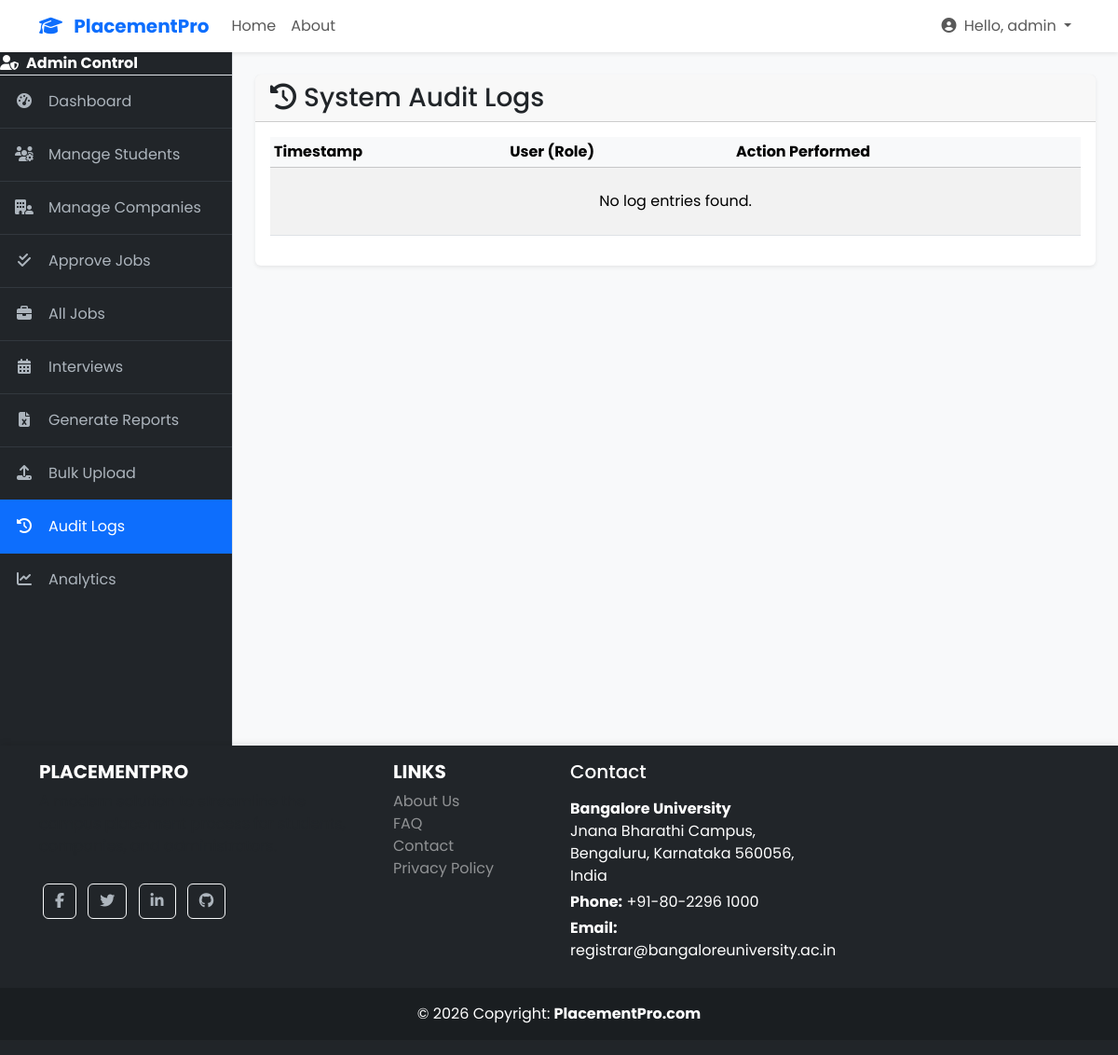
Page /tpo/logs/ (signed in) on the earlier database version.
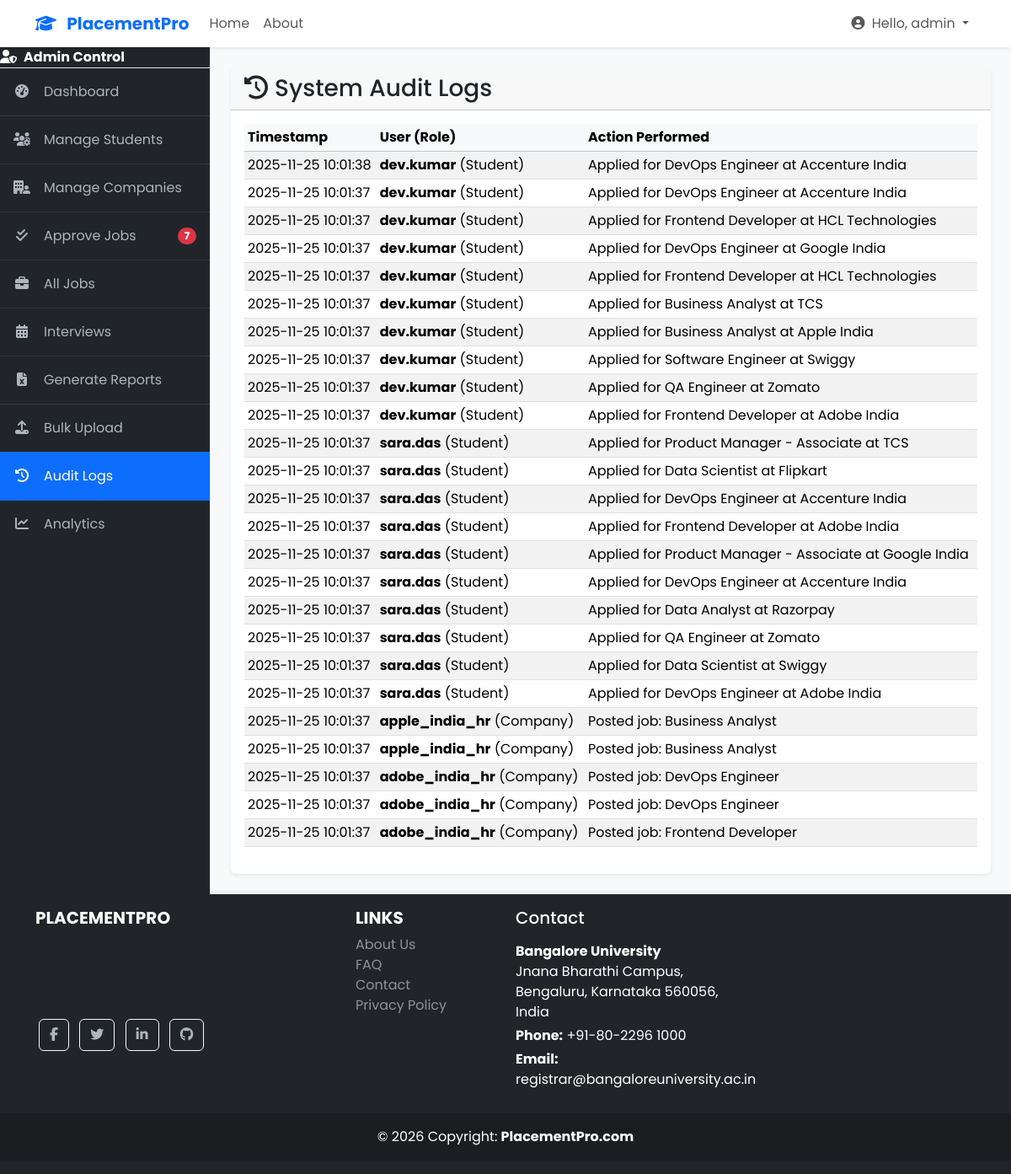
Same page on the later database version.
### core/models.py (models this page shows, shortened)
class User(AbstractUser):
    ROLE_CHOICES = (
        ('admin', 'Admin'),
        ('student', 'Student'),
        ('company', 'Company'),
    )
    role = models.CharField(max_length=10, choices=ROLE_CHOICES, default='student')

class AuditLog(models.Model):
    user = models.ForeignKey(User, on_delete=models.SET_NULL, null=True, blank=True)
    action = models.CharField(max_length=255)
    timestamp = models.DateTimeField(auto_now_add=True)

### core/views.py (the view)
# urls.py: path('tpo/logs/', views.audit_logs_view, name='audit_logs'),
@login_required
@admin_required
def audit_logs_view(request):
    logs_list = AuditLog.objects.all().select_related('user').order_by('-timestamp')
    paginator = Paginator(logs_list, 25)
    page_number = request.GET.get('page')
    page_obj = paginator.get_page(page_number)
    context = {'logs_page_obj': page_obj}
    return render(request, 'admin/audit_logs.html', context)

### core/context_processors.py (called while the page is built)
def notifications_context(request):
    if request.user.is_authenticated and request.user.role == 'admin':
        count = JobPosting.objects.filter(is_approved=False).count()
        return {'pending_jobs_count': count}
    return {}

### core/templates/admin/audit_logs.html
{% extends 'admin/admin_base.html' %}
{% block admin_content %}
<div class="card shadow-sm">
    <div class="card-header"><h3 class="mb-0"><i class="fas fa-history me-2"></i>System Audit Logs</h3></div>
    <div class="card-body">
        <div class="table-responsive">
            <table class="table table-sm table-striped">
                <thead class="table-light">
                    <tr><th>Timestamp</th><th>User (Role)</th><th>Action Performed</th></tr>
                </thead>
                <tbody>
                    {% for log in logs_page_obj %}
                    <tr>
                        <td>{{ log.timestamp|date:"Y-m-d H:i:s" }}</td>
                        <td><strong>{{ log.user.username }}</strong> ({{ log.user.get_role_display }})</td>
                        <td>{{ log.action }}</td>
                    </tr>
                    {% empty %}
                    <tr><td colspan="3" class="text-center p-4">No log entries found.</td></tr>
                    {% endfor %}
                </tbody>
            </table>
        </div>
    </div>
</div>
{% endblock %}

### core/templates/admin/admin_base.html (shortened to what this page needs)
{% extends 'base.html' %}
{% load static %}
{% block content %}
<div class="d-flex" id="adminPanelWrapper">
    <div class="bg-dark border-end" id="sidebar-wrapper">
        <div class="sidebar-heading border-bottom bg-dark text-white fw-bold">
            <i class="fas fa-user-shield me-2"></i>Admin Control
        </div>
        <div class="list-group list-group-flush">
    <a class="list-group-item list-group-item-action list-group-item-dark p-3 {% if request.resolver_match.url_name == 'admin_dashboard' %}active{% endif %}" href="{% url 'core:admin_dashboard' %}">
        <i class="fas fa-tachometer-alt fa-fw me-3"></i>Dashboard
    </a>
    <a class="list-group-item list-group-item-action list-group-item-dark p-3 {% if request.resolver_match.url_name == 'manage_students' %}active{% endif %}" href="{% url 'core:manage_students' %}">
        <i class="fas fa-users-cog fa-fw me-3"></i>Manage Students
    </a>
    <a class="list-group-item list-group-item-action list-group-item-dark p-3 {% if request.resolver_match.url_name == 'manage_companies' %}active{% endif %}" href="{% url 'core:manage_companies' %}">
        <i class="fas fa-building-user fa-fw me-3"></i>Manage Companies
    </a>
    <a class="list-group-item list-group-item-action list-group-item-dark p-3 d-flex justify-content-between align-items-center " href="{% url 'core:approve_jobs' %}">
        <span><i class="fas fa-check-double fa-fw me-3"></i>Approve Jobs</span>
        {% if pending_jobs_count > 0 %}<span class="badge bg-danger rounded-pill">{{ pending_jobs_count }}</span>{% endif %}
    </a>
    <a class="list-group-item list-group-item-action list-group-item-dark p-3 {% if request.resolver_match.url_name == 'manage_jobs' %}active{% endif %}" href="{% url 'core:manage_jobs' %}">
        <i class="fas fa-briefcase fa-fw me-3"></i>All Jobs
    </a>
    <a class="list-group-item list-group-item-action list-group-item-dark p-3 {% if request.resolver_match.url_name == 'interview_management' %}active{% endif %}" href="{% url 'core:interview_management' %}">
        <i class="fas fa-calendar-alt fa-fw me-3"></i>Interviews
    </a>
    <a class="list-group-item list-group-item-action list-group-item-dark p-3 {% if request.resolver_match.url_name == 'generate_reports' %}active{% endif %}" href="{% url 'core:generate_reports' %}">
        <i class="fas fa-file-excel fa-fw me-3"></i>Generate Reports
    </a>
    <a class="list-group-item list-group-item-action list-group-item-dark p-3 {% if request.resolver_match.url_name == 'bulk_upload' %}active{% endif %}" href="{% url 'core:bulk_upload' %}">
        <i class="fas fa-upload fa-fw me-3"></i>Bulk Upload
    </a>
    <a class="list-group-item list-group-item-action list-group-item-dark p-3 {% if request.resolver_match.url_name == 'audit_logs' %}active{% endif %}" href="{% url 'core:audit_logs' %}">
        <i class="fas fa-history fa-fw me-3"></i>Audit Logs
    </a>
    <a class="list-group-item list-group-item-action list-group-item-dark p-3 {% if request.resolver_match.url_name == 'analytics' %}active{% endif %}" href="{% url 'core:analytics' %}">
        <i class="fas fa-chart-line fa-fw me-3"></i>Analytics
    </a>
     </div>
    </div>
    <div id="page-content-wrapper">
        <div class="container-fluid p-4">
            {% block admin_content %}
            {% endblock %}
        </div>
    </div>
</div>
{% endblock %}

### core/templates/base.html (shortened to what this page needs)
{% load static %}
<!DOCTYPE html>
<html lang="en" class="h-100">
<head>
    <link href="https://cdn.jsdelivr.net/npm/bootstrap@5.3.3/dist/css/bootstrap.min.css" rel="stylesheet">
    <link rel="stylesheet" href="https://cdnjs.cloudflare.com/ajax/libs/font-awesome/6.5.2/css/all.min.css" />
    <link rel="stylesheet" href="{% static 'css/style.css' %}">
</head>
<body class="d-flex flex-column h-100 bg-light">
    <header>
        {% include 'partials/navbar.html' %}
    </header>
    <main class="flex-shrink-0">
        {% block content %}
        {% endblock %}
    </main>
    <footer class="footer mt-auto py-3 bg-dark text-white">
        {% include 'partials/footer.html' %}
    </footer>
</body>
</html>

### core/templates/partials/navbar.html (shortened to what this page needs)
<nav class="navbar navbar-expand-lg navbar-light bg-white shadow-sm sticky-top">
    <div class="container">
        <a class="navbar-brand fw-bold text-primary" href="{% url 'core:home' %}">
            <i class="fas fa-graduation-cap me-2"></i>
            PlacementPro
        </a>
        <div class="collapse navbar-collapse" id="main-nav">
            <ul class="navbar-nav me-auto mb-2 mb-lg-0">
                <li class="nav-item">
                    <a class="nav-link" href="{% url 'core:home' %}">Home</a>
                </li>
                <li class="nav-item">
                    <a class="nav-link" href="{% url 'core:about' %}">About</a>
                </li>
            </ul>
            <ul class="navbar-nav ms-auto">
                {% if user.is_authenticated %}
                    <li class="nav-item dropdown">
                        <a class="nav-link dropdown-toggle" href="#" id="userMenu" role="button" data-bs-toggle="dropdown" aria-expanded="false">
                            <i class="fas fa-user-circle me-1"></i>
                            Hello, {{ user.username }}
                        </a>
                    </li>
                {% endif %}
            </ul>
        </div>
    </div>
</nav>

### core/templates/partials/footer.html (shortened to what this page needs)
<div class="container">
    <div class="row">
        <div class="col-lg-4 col-md-6 mb-4 mb-lg-0">
            <h5 class="text-uppercase fw-bold">PlacementPro</h5>
            <p class="text-muted">
            </p>
            <div class="mt-4">
                <a href="https://www.facebook.com" class="btn btn-outline-light btn-floating m-1" role="button"><i class="fab fa-facebook-f"></i></a>
                <a href="https://www.twitter.com" class="btn btn-outline-light btn-floating m-1" role="button"><i class="fab fa-twitter"></i></a>
                <a href="https://www.linkedin.com" class="btn btn-outline-light btn-floating m-1" role="button"><i class="fab fa-linkedin-in"></i></a>
                <a href="https://www.github.com" class="btn btn-outline-light btn-floating m-1" role="button"><i class="fab fa-github"></i></a>
            </div>
        </div>
        <div class="col-lg-2 col-md-6 mb-4 mb-lg-0">
            <h5 class="text-uppercase fw-bold">Links</h5>
            <ul class="list-unstyled mb-0">
                <li><a href="{% url 'core:about' %}" class="text-white-50 text-decoration-none">About Us</a></li>
                <li><a href="#" class="text-white-50 text-decoration-none">FAQ</a></li>
                <li><a href="#" class="text-white-50 text-decoration-none">Contact</a></li>
                <li><a href="#" class="text-white-50 text-decoration-none">Privacy Policy</a></li>
            </ul>
        </div>
        <div class="col-lg-3 col-md-6 mb-4 mb-lg-0">
            <h5 class="mb-3">Contact</h5>
        <p class="mb-1">
            <strong>Bangalore University</strong><br>
            Jnana Bharathi Campus, Bengaluru, Karnataka 560056, India
        </p>
        <p class="mb-1">
            <strong>Phone:</strong> +91-80-2296 1000
        </p>
        <p class="mb-1">
            <strong>Email:</strong> <a href="mailto:registrar@bangaloreuniversity.ac.in" class="text-white">registrar@bangaloreuniversity.ac.in</a>
        </p>
        </div>
    </div>
</div>
<div class="text-center p-3 mt-4" style="background-color: rgba(0, 0, 0, 0.2);">
    © {% now "Y" %} Copyright:
    <a class="text-white text-decoration-none fw-bold" href="{% url 'core:home' %}">PlacementPro.com</a>
</div>

### static/css/style.css (style rules this page uses)
body { font-family: 'Poppins', sans-serif; background-color: #f8f9fa; display: flex; flex-direction: column; min-height: 100vh; }
main { flex: 1; }
a { transition: color 0.2s ease-in-out; }
.navbar { box-shadow: 0 4px 6px -1px rgba(0, 0, 0, 0.07), 0 2px 4px -1px rgba(0, 0, 0, 0.04); }
.footer { background-color: #212529; color: white; padding: 40px 0; box-shadow: 0 -4px 6px -1px rgba(0, 0, 0, 0.07); }
.footer a { color: #adb5bd; text-decoration: none; transition: color 0.3s; }
.card { border: none; box-shadow: 0 4px 8px rgba(0,0,0,0.08); transition: transform 0.3s ease, box-shadow 0.3s ease; }

### core/templates/admin/admin_base.html (style rules this page uses)
#adminPanelWrapper { display: flex; }
#sidebar-wrapper { min-height: calc(100vh - 56px); width: 250px; transition: margin .25s ease-out; }
#page-content-wrapper { flex: 1; min-width: 0; background-color: #f8f9fa; }
.list-group-item-dark { background-color: #212529; color: #adb5bd; border-color: #32383e; }
.list-group-item-dark.active { background-color: #0d6efd !important; color: #fff !important; border-color: #0d6efd !important; }

Differences in the rows shown:
added AuditLog: timestamp "2025-11-25 10:01:38", user.username "dev.kumar", user.role "Student", action "Applied for DevOps Engineer at Accenture India"
added AuditLog: timestamp "2025-11-25 10:01:37", user.username "dev.kumar", user.role "Student", action "Applied for DevOps Engineer at Accenture India"
added AuditLog: timestamp "2025-11-25 10:01:37", user.username "dev.kumar", user.role "Student", action "Applied for Frontend Developer at HCL Technologies"
added AuditLog: timestamp "2025-11-25 10:01:37", user.username "dev.kumar", user.role "Student", action "Applied for DevOps Engineer at Google India"
added AuditLog: timestamp "2025-11-25 10:01:37", user.username "dev.kumar", user.role "Student", action "Applied for Frontend Developer at HCL Technologies"
added AuditLog: timestamp "2025-11-25 10:01:37", user.username "dev.kumar", user.role "Student", action "Applied for Business Analyst at TCS"
added AuditLog: timestamp "2025-11-25 10:01:37", user.username "dev.kumar", user.role "Student", action "Applied for Business Analyst at Apple India"
added AuditLog: timestamp "2025-11-25 10:01:37", user.username "dev.kumar", user.role "Student", action "Applied for Software Engineer at Swiggy"
added AuditLog: timestamp "2025-11-25 10:01:37", user.username "dev.kumar", user.role "Student", action "Applied for QA Engineer at Zomato"
added AuditLog: timestamp "2025-11-25 10:01:37", user.username "dev.kumar", user.role "Student", action "Applied for Frontend Developer at Adobe India"
added AuditLog: timestamp "2025-11-25 10:01:37", user.username "sara.das", user.role "Student", action "Applied for Product Manager - Associate at TCS"
added AuditLog: timestamp "2025-11-25 10:01:37", user.username "sara.das", user.role "Student", action "Applied for Data Scientist at Flipkart"
added AuditLog: timestamp "2025-11-25 10:01:37", user.username "sara.das", user.role "Student", action "Applied for DevOps Engineer at Accenture India"
added AuditLog: timestamp "2025-11-25 10:01:37", user.username "sara.das", user.role "Student", action "Applied for Frontend Developer at Adobe India"
added AuditLog: timestamp "2025-11-25 10:01:37", user.username "sara.das", user.role "Student", action "Applied for Product Manager - Associate at Google India"
added AuditLog: timestamp "2025-11-25 10:01:37", user.username "sara.das", user.role "Student", action "Applied for DevOps Engineer at Accenture India"
added AuditLog: timestamp "2025-11-25 10:01:37", user.username "sara.das", user.role "Student", action "Applied for Data Analyst at Razorpay"
added AuditLog: timestamp "2025-11-25 10:01:37", user.username "sara.das", user.role "Student", action "Applied for QA Engineer at Zomato"
added AuditLog: timestamp "2025-11-25 10:01:37", user.username "sara.das", user.role "Student", action "Applied for Data Scientist at Swiggy"
added AuditLog: timestamp "2025-11-25 10:01:37", user.username "sara.das", user.role "Student", action "Applied for DevOps Engineer at Adobe India"
added AuditLog: timestamp "2025-11-25 10:01:37", user.username "apple_india_hr", user.role "Company", action "Posted job: Business Analyst"
added AuditLog: timestamp "2025-11-25 10:01:37", user.username "apple_india_hr", user.role "Company", action "Posted job: Business Analyst"
added AuditLog: timestamp "2025-11-25 10:01:37", user.username "adobe_india_hr", user.role "Company", action "Posted job: DevOps Engineer"
added AuditLog: timestamp "2025-11-25 10:01:37", user.username "adobe_india_hr", user.role "Company", action "Posted job: DevOps Engineer"
added AuditLog: timestamp "2025-11-25 10:01:37", user.username "adobe_india_hr", user.role "Company", action "Posted job: Frontend Developer"
Other differences:
{{ pending_jobs_count }}: (not shown) → "7"
text no longer shown: "No log entries found."
